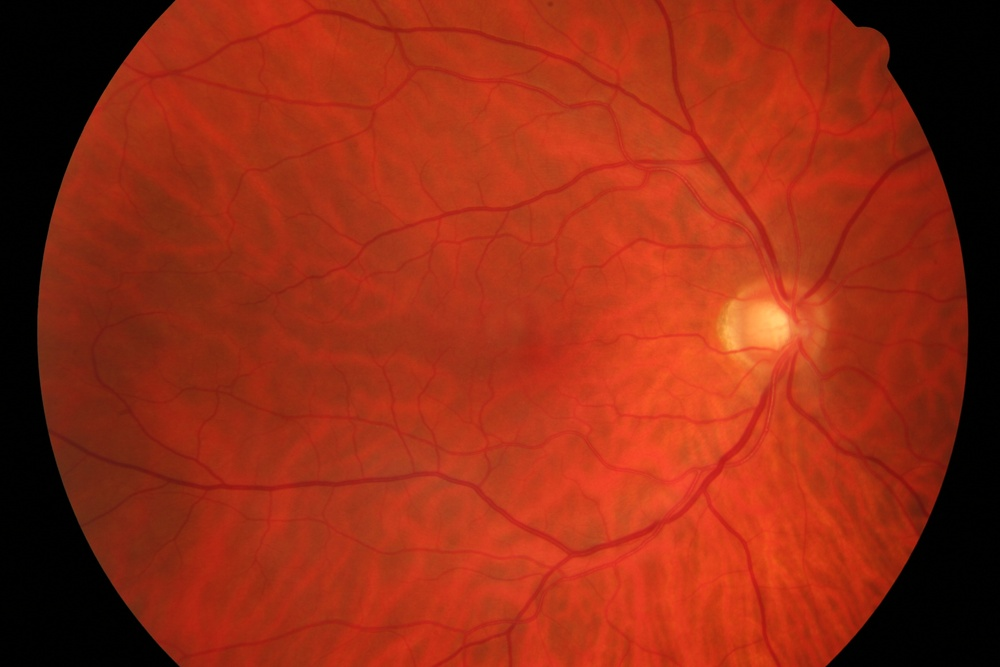
#> input picture dataset/Test/images/13_g.jpg, 1000 x 667 px, shrunk from 3504 x 2336 before the run
$ python -i io.py   (imports and definitions only)
#> lines starting #> are read from the running program, lines starting #| are printed output that depends on the picture; after the words box and inside, x2 and y2 are one past the last pixel; in counts of white or black regions, pixels touching at a corner belong together
#> further down, picture is the input picture: shape (667, 1000, 3); mean B, G, R 20.2, 43.4, 149.7
"""Image I/O, dataset identification and field-of-view (FOV) masks."""
import re
from pathlib import Path

import cv2
import numpy as np
from PIL import Image

IMAGE_EXTS = {".jpg", ".jpeg", ".png", ".tif", ".tiff", ".ppm", ".gif", ".bmp"}


def read_rgb(path) -> np.ndarray:
    img = cv2.imread(str(path), cv2.IMREAD_COLOR)
    if img is None:  # GIF and some TIFF variants
        img = np.array(Image.open(path).convert("RGB"))
        return img
    return cv2.cvtColor(img, cv2.COLOR_BGR2RGB)


def read_binary(path, threshold: int = 127) -> np.ndarray:
    """Read a mask (any format, incl. GIF) as a {0,1} uint8 array."""
    arr = np.array(Image.open(path).convert("L"))
    return (arr > threshold).astype(np.uint8)


def write_png(path, arr) -> None:
    Path(path).parent.mkdir(parents=True, exist_ok=True)
    if arr.ndim == 3:
        arr = cv2.cvtColor(arr, cv2.COLOR_RGB2BGR)
    cv2.imwrite(str(path), arr)


def identify(name: str) -> dict:
    """Infer dataset, patient group and condition from an original file name."""
    stem = Path(name).stem
    m = re.match(r"^(\d+)_(h|g|dr)$", stem)
    if m:
        cond = {"h": "healthy", "g": "glaucoma", "dr": "diabetic_retinopathy"}[m.group(2)]
        # HRF: each image is a different subject
        return {"id": stem, "dataset": "HRF", "group": f"HRF_{stem}", "condition": cond}
    m = re.match(r"^(\d+)_(training|test)$", stem)
    if m:
        return {"id": stem, "dataset": "DRIVE", "group": f"DRIVE_{stem}", "condition": ""}
    m = re.match(r"^Image_(\d+)([LR])$", stem)
    if m:
        # CHASE_DB1: left and right eye of the same child -> same group, never split apart
        return {"id": stem, "dataset": "CHASE_DB1", "group": f"CHASE_{m.group(1)}", "condition": ""}
    m = re.match(r"^im(\d+)$", stem)
    if m:
        return {"id": stem, "dataset": "STARE", "group": f"STARE_{stem}", "condition": ""}
    return {"id": stem, "dataset": "UNKNOWN", "group": stem, "condition": ""}


def auto_fov(rgb: np.ndarray, erode_px: int = 0) -> np.ndarray:
    """Estimate the circular fundus FOV from the red channel.

    Standard practice for datasets without official FOV masks (CHASE_DB1, STARE).
    """
#> called with erode_px = 0
    red = cv2.medianBlur(rgb[..., 0], 5).astype(np.float32)
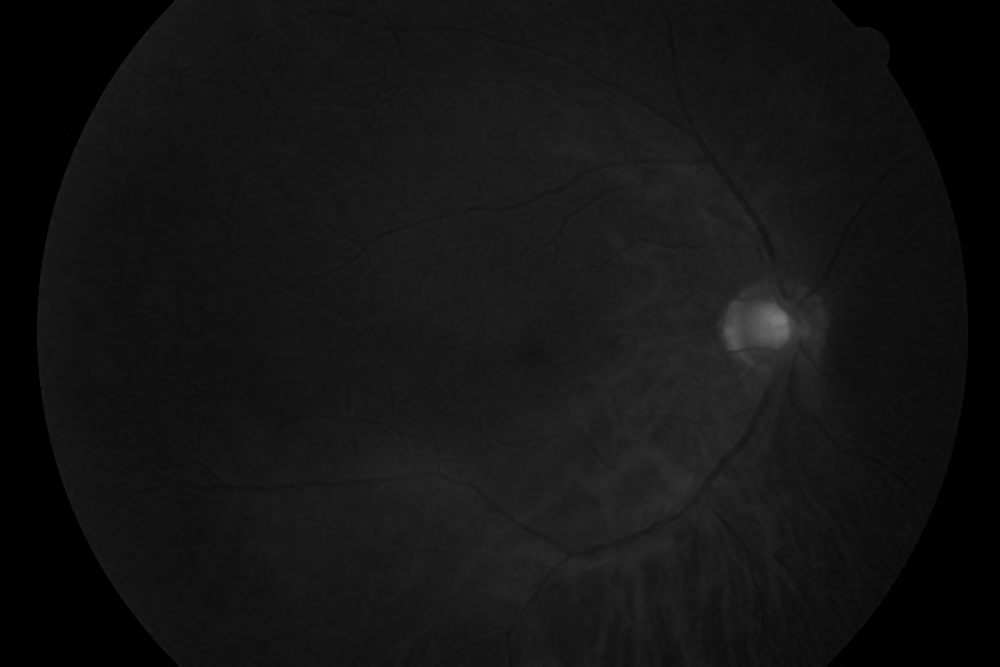
#> red: shape (667, 1000) float32; min 0, max 120, mean 20.1
    thr = max(10.0, 0.08 * float(np.percentile(red, 99)))
#> thr = 10
    fov = (red > thr).astype(np.uint8)
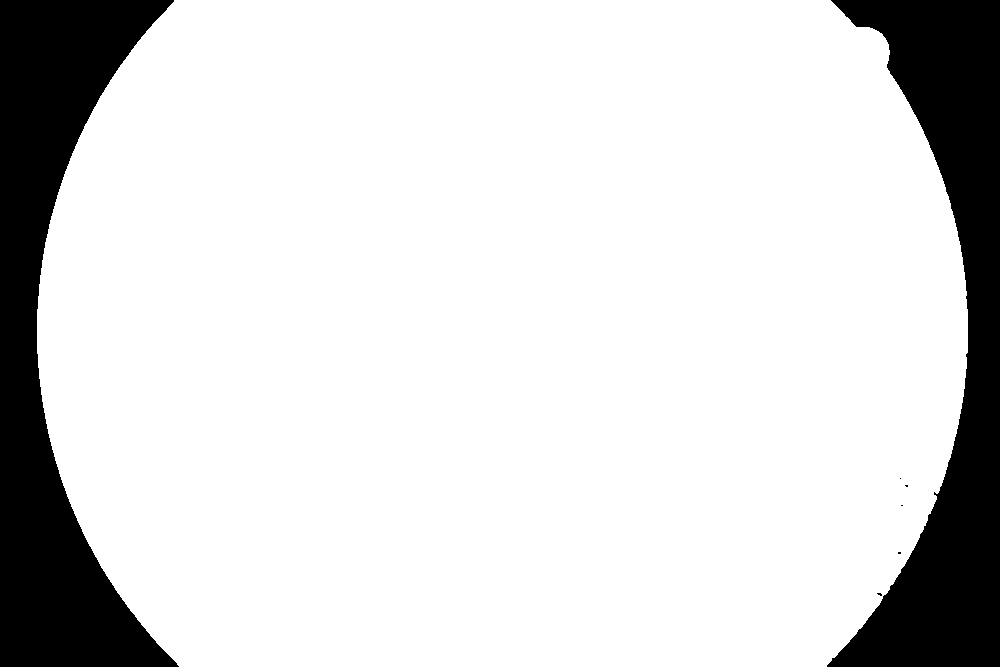
#> fov: shape (667, 1000); values 0 (black) and 1 (white), 84.5% white; 7 black regions (5 under 20 px), largest, box (x1, y1, x2, y2) and area: (0, 0, 179, 667) 53897, (827, 0, 1000, 667) 49797
    n, labels, stats, _ = cv2.connectedComponentsWithStats(fov, 8)
#> n = 2; stats = [[0, 0, 1000, 667, 103718], [37, 0, 931, 667, 563282]]
    if n > 1:
        largest = 1 + int(np.argmax(stats[1:, cv2.CC_STAT_AREA]))
#> largest = 1
        fov = (labels == largest).astype(np.uint8)
    # fill holes (dark lesions inside the FOV)
    h, w = fov.shape
#> h = 667; w = 1000
    flood = fov.copy() * 255
    mask = np.zeros((h + 2, w + 2), np.uint8)
    cv2.floodFill(flood, mask, (0, 0), 128)
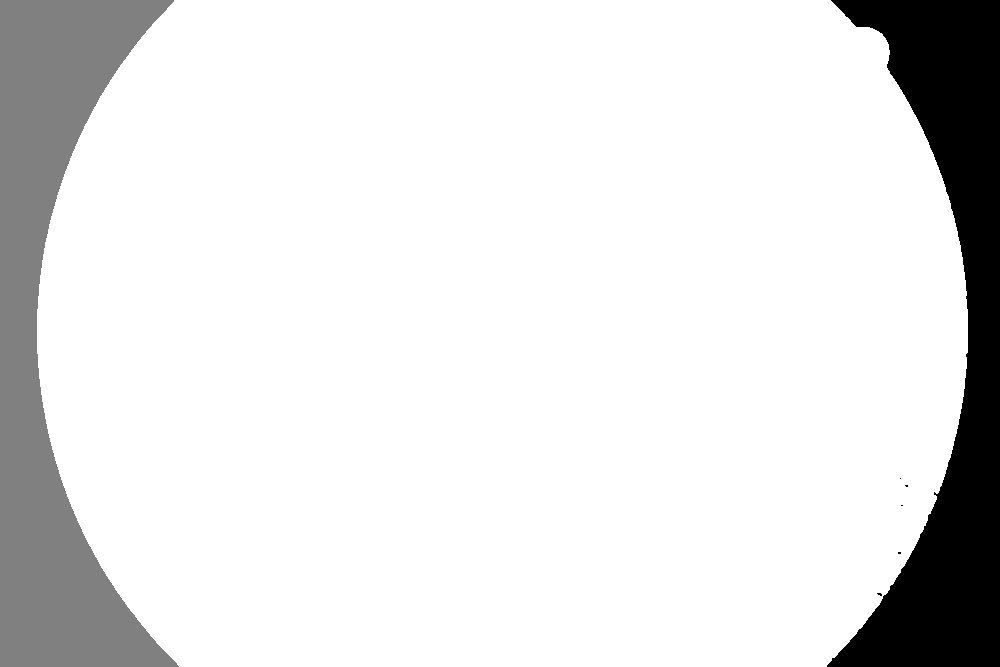
#> flood: shape (667, 1000); min 0, max 255, mean 225.7
    fov = ((flood != 128)).astype(np.uint8)
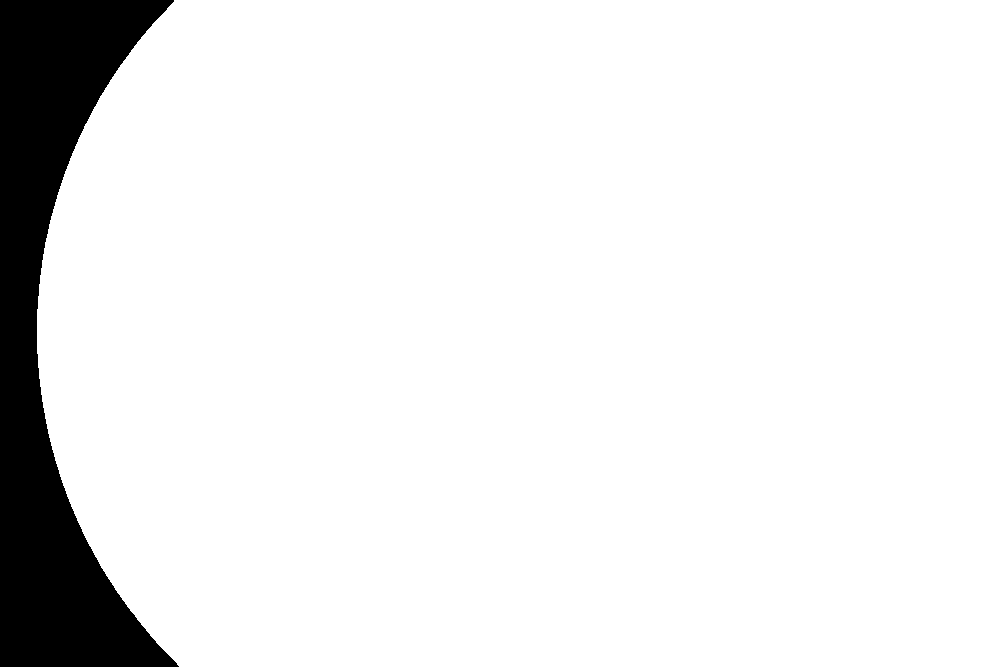
#> fov: shape (667, 1000); values 0 (black) and 1 (white), 91.9% white; 1 black region, box (x1, y1, x2, y2) and area: (0, 0, 179, 667) 53897
    fov = cv2.morphologyEx(fov, cv2.MORPH_CLOSE, np.ones((15, 15), np.uint8))
#> fov: shape (667, 1000); values 0 (black) and 1 (white), 91.9% white; 1 black region, box (x1, y1, x2, y2) and area: (0, 0, 173, 667) 53845
    if erode_px > 0:
        fov = cv2.erode(fov, np.ones((2 * erode_px + 1,) * 2, np.uint8))
    return fov


def fov_diameter(fov: np.ndarray) -> int:
    ys, xs = np.where(fov > 0)
    if len(xs) == 0:
        return max(fov.shape)
    return int(max(xs.max() - xs.min(), ys.max() - ys.min()) + 1)

>>> import cv2
>>> picture = cv2.imread('../dataset/Test/images/13_g.jpg')
>>> result = auto_fov(picture)

$ run again, on dataset/Test/images/15_g.jpg
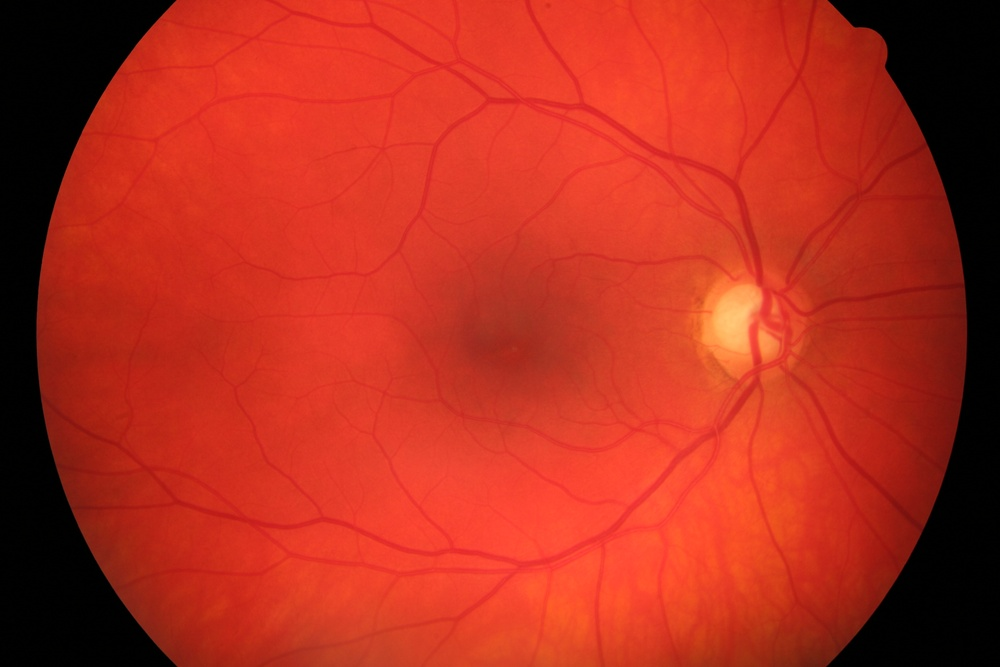
#> input picture dataset/Test/images/15_g.jpg, 1000 x 667 px, shrunk from 3504 x 2336 before the run
#> picture is the input picture: shape (667, 1000, 3); mean B, G, R 29.7, 46, 179
#> in auto_fov, `red = cv2.medianBlur(rgb[..., 0], 5).astype(np.float32)`:
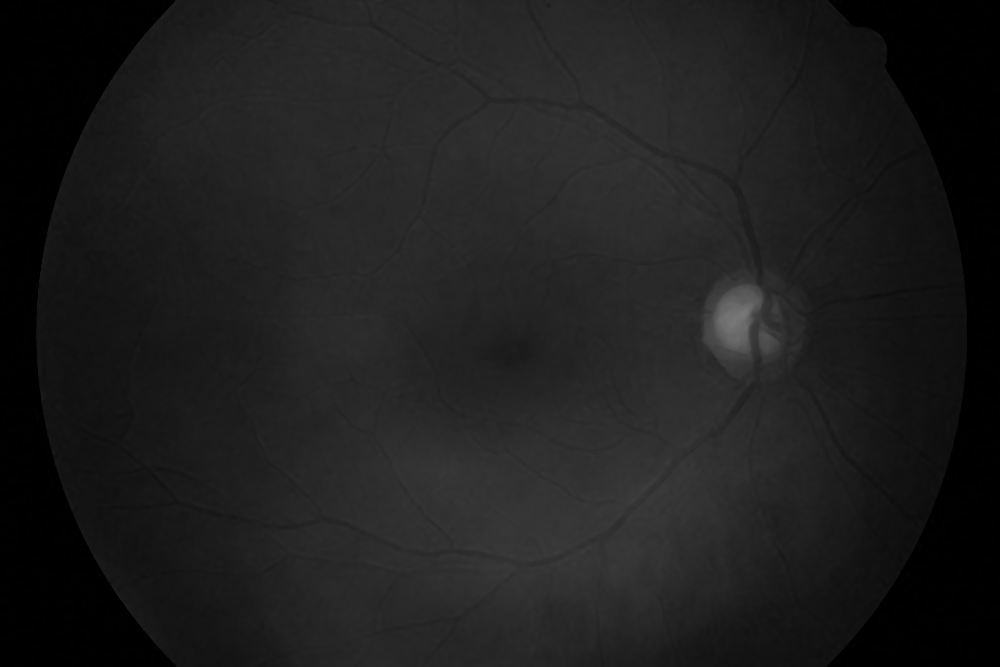
#> red: shape (667, 1000) float32; min 0, max 120, mean 29.6
#> thr = 10
#> labels: shape (667, 1000) int32; values 0 (black) and 1 (white), 84.4% white; 2 black regions, box (x1, y1, x2, y2) and area: (0, 0, 176, 667) 53376, (827, 0, 1000, 667) 50470
#> n = 2; stats = [[0, 0, 1000, 667, 103846], [36, 0, 931, 667, 563154]]
#> largest = 1
#> in auto_fov, `fov = ((flood != 128)).astype(np.uint8)`:
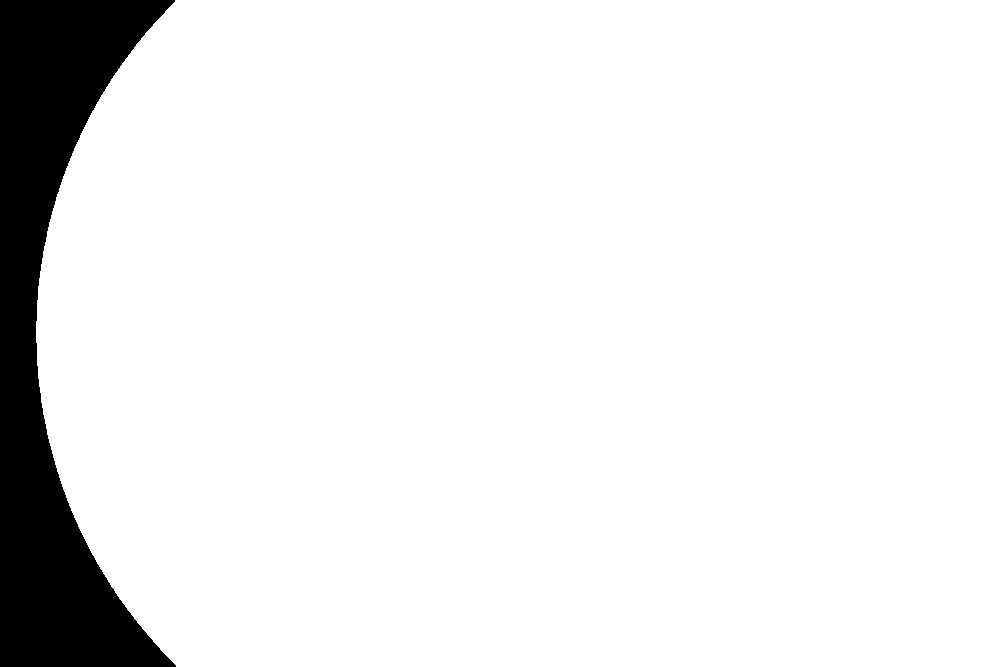
#> fov: shape (667, 1000); values 0 (black) and 1 (white), 92% white; 1 black region, box (x1, y1, x2, y2) and area: (0, 0, 176, 667) 53376

$ run again, on dataset/Test/images/14_dr.JPG
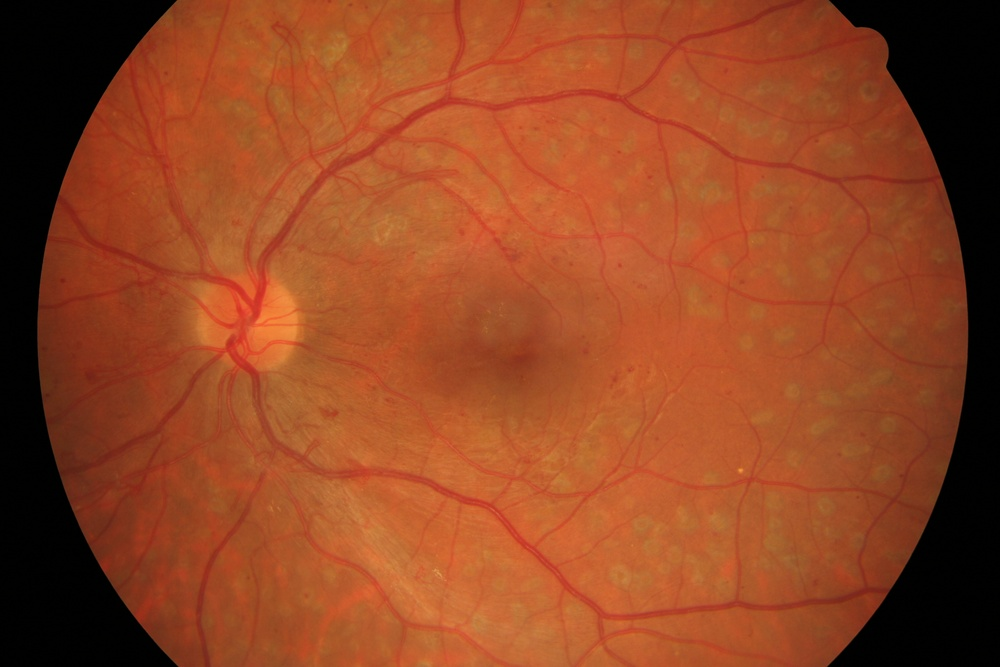
#> input picture dataset/Test/images/14_dr.JPG, 1000 x 667 px, shrunk from 3504 x 2336 before the run
#> picture is the input picture: shape (667, 1000, 3); mean B, G, R 34.9, 69.3, 146.1
#> thr = 10
#> in auto_fov, `fov = (red > thr).astype(np.uint8)`:
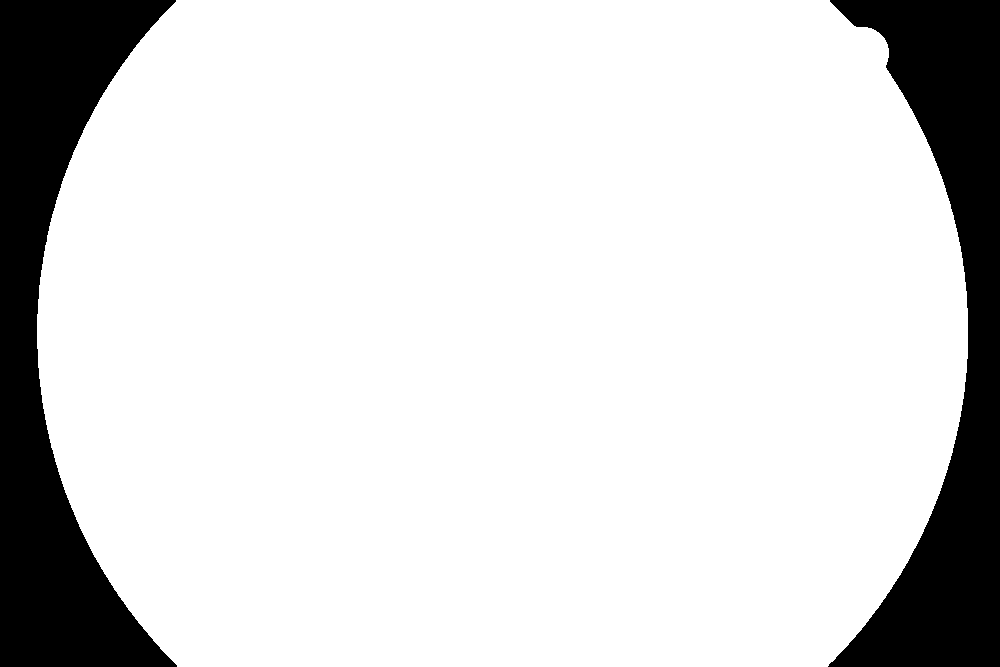
#> fov: shape (667, 1000); values 0 (black) and 1 (white), 84.5% white; 2 black regions, box (x1, y1, x2, y2) and area: (0, 0, 177, 667) 53960, (828, 0, 1000, 667) 49638
#> n = 2; stats = [[0, 0, 1000, 667, 103598], [37, 0, 931, 667, 563402]]
#> largest = 1
#> in auto_fov, `cv2.floodFill(flood, mask, (0, 0), 128)`:
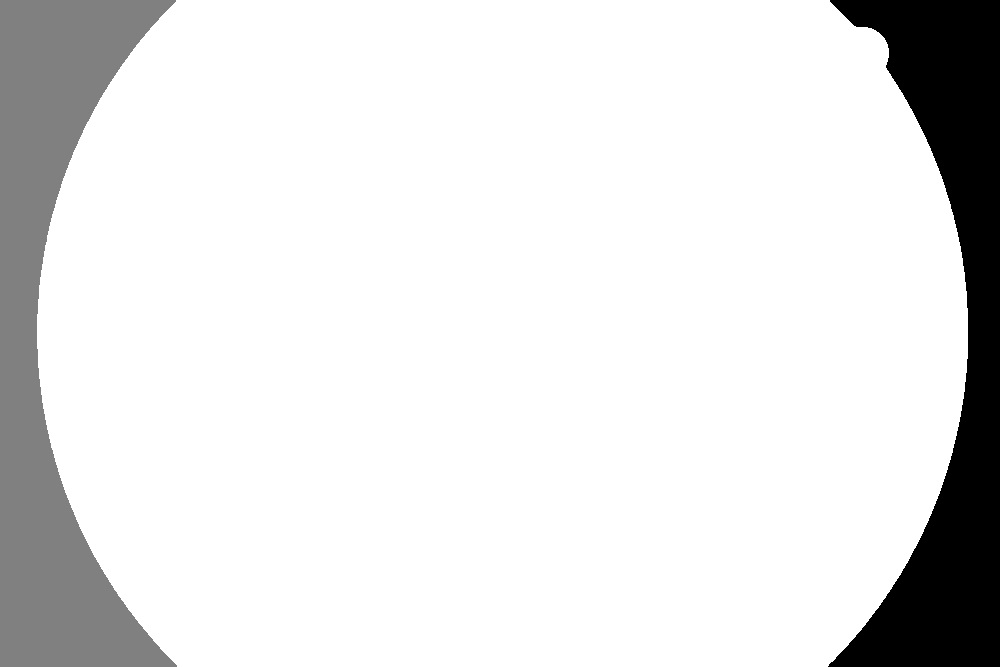
#> flood: shape (667, 1000); min 0, max 255, mean 225.7
